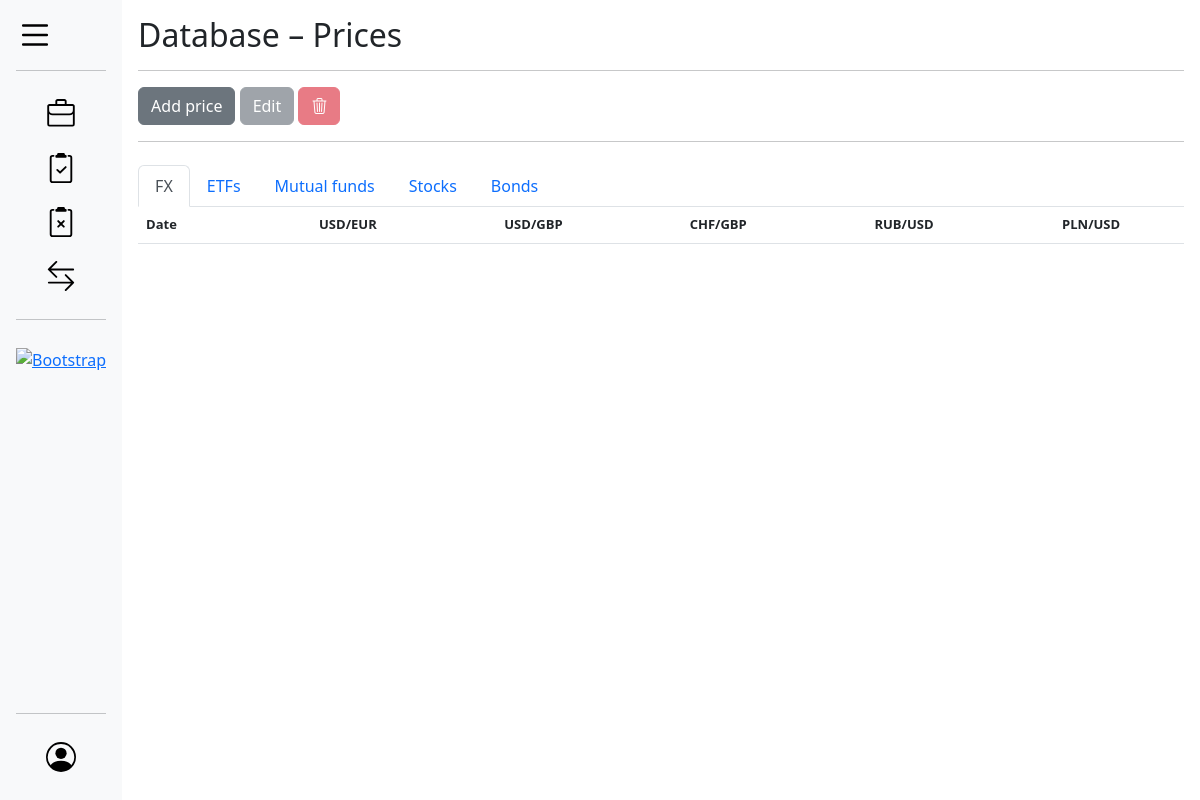
Before: /database/prices/ (signed in) with the older database file.
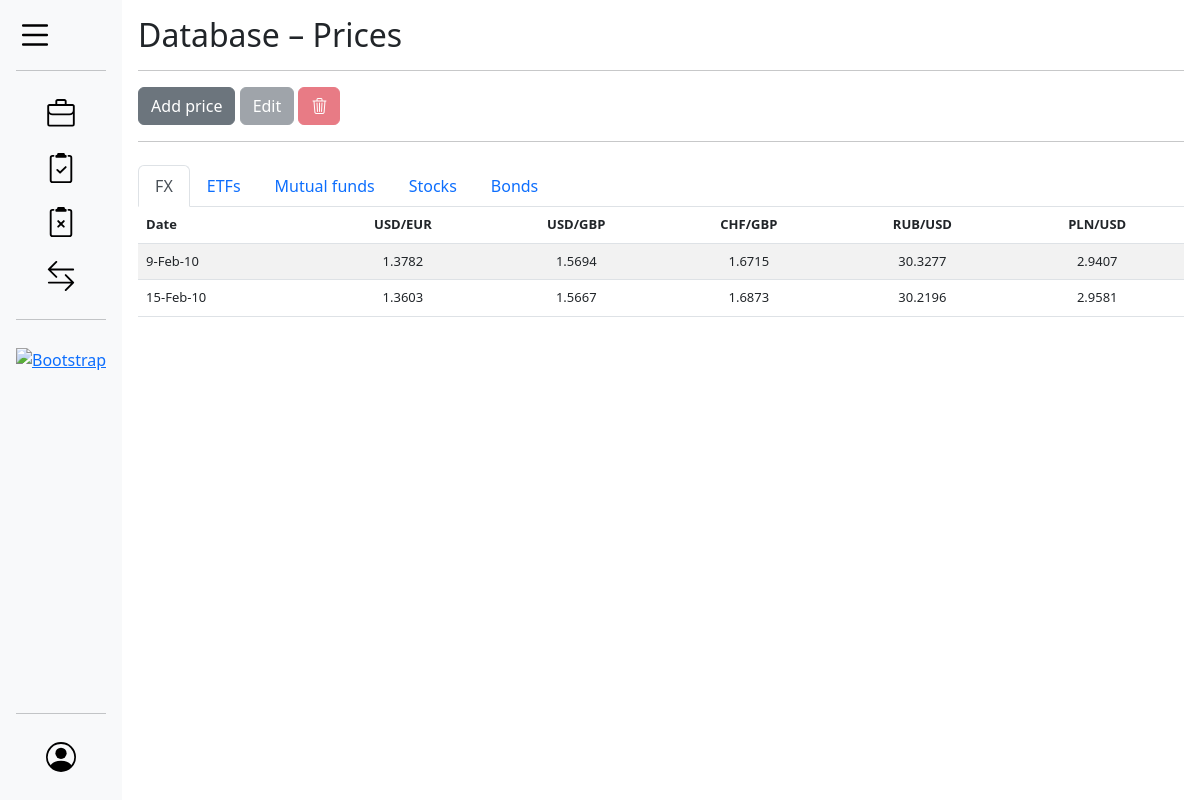
After: the same page with the newer database file.
### common/models.py (models this page shows, shortened)
class FX(models.Model):
    date = models.DateField(primary_key=True)
    investor = models.ForeignKey(CustomUser, on_delete=models.CASCADE, related_name='FX')
    USDEUR = models.DecimalField(max_digits=7, decimal_places=4, null=True, blank=True)
    USDGBP = models.DecimalField(max_digits=7, decimal_places=4, null=True, blank=True)
    CHFGBP = models.DecimalField(max_digits=7, decimal_places=4, null=True, blank=True)
    RUBUSD = models.DecimalField(max_digits=7, decimal_places=4, null=True, blank=True)
    PLNUSD = models.DecimalField(max_digits=7, decimal_places=4, null=True, blank=True)

### database/views.py (the view)
# urls.py: path('prices/', views.database_prices, name='prices'),
@login_required
def database_prices(request):
    user = request.user
    sidebar_padding = 0
    sidebar_width = 0
    sidebar_width = request.GET.get("width")
    sidebar_padding = request.GET.get("padding")
    fx_data = FX.objects.filter(investor=user).all()
    ETF = create_price_table('ETF', user)
    mutual_fund = create_price_table('Mutual fund', user)
    stock = create_price_table('Stock', user)
    bond = create_price_table('Bond', user)
    buttons = ['price', 'edit', 'delete']
    return render(request, 'prices.html', {
        'sidebar_width': sidebar_width,
        'sidebar_padding': sidebar_padding,
        'fxData': fx_data,
        'ETF': ETF,
        'mutualFund': mutual_fund,
        'stock': stock,
        'bond': bond,
        'buttons': buttons,
    })

### database/templates/prices.html (shortened to what this page needs)
{% extends "layout.html" %}
{% load static %}
{% load custom_filters %}
{% block main_page_title %}
    <h2>Database – Prices</h2>
{% endblock main_page_title %}
{% block content %}
    <div class="content-header">
        {% include "snippets/buttons-settings-header.html" with type="price" buttons=buttons %}
    </div>
    <div class="content-body">
        <div class="tab-pane" id="nav-prices" role="tabpanel">
            <nav>
                <div class="nav nav-tabs" id="nav-price-tab" role="tablist">
                <button class="nav-link active" data-bs-toggle="tab" data-bs-target="#nav-fx" type="button" role="tab" aria-selected="true">FX</button>
                <button class="nav-link" data-bs-toggle="tab" data-bs-target="#nav-etf" type="button" role="tab" aria-selected="false">ETFs</button>
                <button class="nav-link" data-bs-toggle="tab" data-bs-target="#nav-mutual-fund" type="button" role="tab" aria-selected="false">Mutual funds</button>
                <button class="nav-link" data-bs-toggle="tab" data-bs-target="#nav-stock" type="button" role="tab" aria-selected="false">Stocks</button>
                <button class="nav-link" data-bs-toggle="tab" data-bs-target="#nav-bond" type="button" role="tab" aria-selected="false">Bonds</button>
                </div>
            </nav>
            <div class="tab-content" id="nav-tabContent-level1">
                <div class="tab-pane fade show active" id="nav-fx" role="tabpanel">
                    <table id="table-database-fx" class="table table-hover table-striped align-middle">
                        <thead>
                            <tr>
                                <th class="text-start">Date</th>
                                <th class="text-center">USD/EUR</th>
                                <th class="text-center">USD/GBP</th>
                                <th class="text-center">CHF/GBP</th>
                                <th class="text-center">RUB/USD</th>
                                <th class="text-center">PLN/USD</th>
                            </tr>
                        </thead>
                        <tbody>
                        {% for entry in fxData %}
                            <tr>
                                <td class="text-start">{{ entry.date|date:'j-M-y' }}</td>
                                <td class="text-center">
                                    {{ entry.USDEUR }}
                                </td>
                                <td class="text-center">
                                    {{ entry.USDGBP }}
                                    </td>
                                <td class="text-center">
                                    {{ entry.CHFGBP }}
                                </td>
                                <td class="text-center">
                                    {{ entry.RUBUSD }}
                                </td>
                                <td class="text-center">
                                    {{ entry.PLNUSD }}
                                </td>
                            </tr>
                        {% endfor %}
                        </tbody>
                    </table>
                </div>
            </div>
        </div>
    </div>
{% endblock content %}

Changed rows visible on the page:
added FX: date "9-Feb-10", USDEUR "1.3782", USDGBP "1.5694", CHFGBP "1.6715", RUBUSD "30.3277", PLNUSD "2.9407"
added FX: date "15-Feb-10", USDEUR "1.3603", USDGBP "1.5667", CHFGBP "1.6873", RUBUSD "30.2196", PLNUSD "2.9581"
